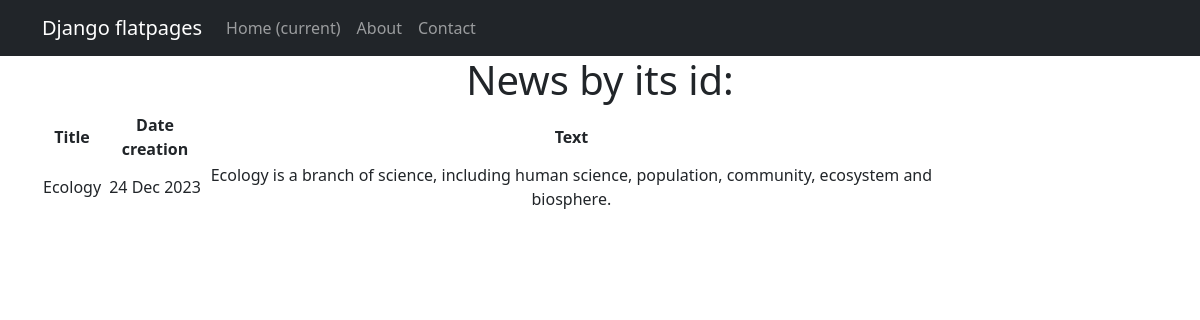
The page /news/1/ on the database its author committed.
### newapp/models.py (models this page shows, shortened)
class Post(models.Model):# содержать в себе статьи и новости, которые создают пользователи
    author = models.ForeignKey(Author, on_delete = models.CASCADE)# связь «один ко многим» с моделью Author;
    News = 'NW'# новость
    Article = 'AR'# статья
    CATEGORY_CHOICES = (
        (News, 'Новость'),
        (Article, 'Статья')
    )
    categoryType = models.CharField(max_length = 2, choices = CATEGORY_CHOICES, default = Article)# поле с выбором — «статья» или «новость»;
    dateCreation = models.DateTimeField(auto_now_add = True)# автоматически добавляемая дата и время создания;
    postCategory = models.ManyToManyField(Category, through= 'PostCategory')# связь «многие ко многим» с моделью Category (с дополнительной моделью PostCategory);
    title = models.CharField(max_length= 128) # заголовок статьи/новости;
    text = models.TextField() # текст статьи/новости;
    rating = models.SmallIntegerField(default=0)# рейтинг статьи/новости.

### newapp/views.py (the view)
# urls.py: path('<int:pk>/', NewsDetail.as_view(), name='news_detail'),
class NewsDetail(DetailView):
    model = Post
    template_name = 'news_detail.html'
    context_object_name = 'news_detail'
    def get_object(self, *args, **kwargs):  # переопределяем метод получения объекта
        obj = cache.get(f'news_detail-{self.kwargs["pk"]}',
                        None)  # кэш очень похож на словарь, и метод get действует так же. Он забирает значение по ключу, если его нет, то забирает None.
        if not obj:
            obj = super().get_object(queryset=self.queryset)
            cache.set(f'news_detail-{self.kwargs["pk"]}', obj)
            return obj

### newapp/templatetags/custom_filters.py (called while the page is built)
@register.filter()
def censor(value):
    for word in censor_list:
        value = value.replace(word[1:], '*' * len(word[1:])) #Строковый метод str.replace(old, new[, count]) вернет копию строки,
    return value # Возвращаемое функцией значение подставится в шаблон.

### newapp/templates/news_detail.html (shortened to what this page needs)
{% extends 'flatpages/default.html' %}
{% load custom_filters %}
{% block content %}
<h1>News by its id:</h1>
{% if news_detail %}
    <table width="80%">
        <tr>
            <td> <b>Title </b> </td>
            <td> <b>Date creation</b> </td>
            <td> <b>Text</b> </td>
        </tr>
           <tr>
               <td>{{ news_detail.title|censor }}</td>
               <td>{{ news_detail.dateCreation|date:"d M Y"}}</td>
               <td>{{ news_detail.text|censor}}</td>
           </tr>
    </table>
{% else %}
       <h2>No current news!</h2>
{% endif %}
{% endblock content%}

### rows shown on the page
Post: title|censor "Ecology", dateCreation "24 Dec 2023", text|censor "Ecology is a branch of science, including human science, population, community, ecosystem and biosphere."
